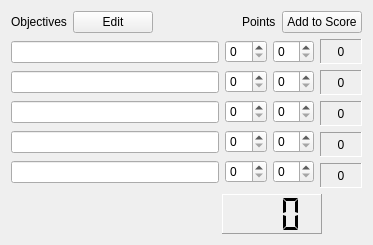
         <widget class="QWidget" name="bluepage">
          <layout class="QVBoxLayout" name="verticalLayout_5" stretch="1,5,2">
           <item>
            <layout class="QHBoxLayout" name="horizontalLayout_14">
             <item>
              <widget class="QLabel" name="label_7">
               <property name="text">
                <string>Objectives</string>
               </property>
              </widget>
             </item>
             <item>
              <widget class="QPushButton" name="editSavebtn0">
               <property name="text">
                <string>Edit</string>
               </property>
              </widget>
             </item>
             <item>
              <spacer name="horizontalSpacer_9">
               <property name="orientation">
                <enum>Qt::Horizontal</enum>
               </property>
               <property name="sizeHint" stdset="0">
                <size>
                 <width>40</width>
                 <height>20</height>
                </size>
               </property>
              </spacer>
             </item>
             <item>
              <widget class="QLabel" name="label_8">
               <property name="text">
                <string>Points</string>
               </property>
              </widget>
             </item>
             <item>
              <widget class="QPushButton" name="sendTotal0">
               <property name="text">
                <string>Add to Score</string>
               </property>
              </widget>
             </item>
            </layout>
           </item>
           <item>
            <layout class="QHBoxLayout" name="horizontalLayout_6" stretch="5,1,1,1">
             <item>
              <layout class="QVBoxLayout" name="allblueObjs" stretch="0,0,0,0,0">
               <item>
                <widget class="QLineEdit" name="obj1">
                 <property name="sizePolicy">
                  <sizepolicy hsizetype="Expanding" vsizetype="Fixed">
                   <horstretch>0</horstretch>
                   <verstretch>0</verstretch>
                  </sizepolicy>
                 </property>
                </widget>
               </item>
               <item>
                <widget class="QLineEdit" name="obj2">
                 <property name="sizePolicy">
                  <sizepolicy hsizetype="Expanding" vsizetype="Fixed">
                   <horstretch>0</horstretch>
                   <verstretch>0</verstretch>
                  </sizepolicy>
                 </property>
                </widget>
               </item>
               <item>
                <widget class="QLineEdit" name="obj3"/>
               </item>
               <item>
                <widget class="QLineEdit" name="obj4"/>
               </item>
               <item>
                <widget class="QLineEdit" name="obj5"/>
               </item>
              </layout>
             </item>
             <item>
              <layout class="QVBoxLayout" name="allBlueObjsNum">
               <item>
                <widget class="QSpinBox" name="obj1Num">
                 <property name="sizePolicy">
                  <sizepolicy hsizetype="Expanding" vsizetype="Fixed">
                   <horstretch>0</horstretch>
                   <verstretch>0</verstretch>
                  </sizepolicy>
                 </property>
                </widget>
               </item>
               <item>
                <widget class="QSpinBox" name="obj2Num">
                 <property name="sizePolicy">
                  <sizepolicy hsizetype="Expanding" vsizetype="Fixed">
                   <horstretch>0</horstretch>
                   <verstretch>0</verstretch>
                  </sizepolicy>
                 </property>
                 <property name="buttonSymbols">
                  <enum>QAbstractSpinBox::UpDownArrows</enum>
                 </property>
                </widget>
               </item>
               <item>
                <widget class="QSpinBox" name="obj3Num">
                 <property name="sizePolicy">
                  <sizepolicy hsizetype="Expanding" vsizetype="Fixed">
                   <horstretch>0</horstretch>
                   <verstretch>0</verstretch>
                  </sizepolicy>
                 </property>
                </widget>
               </item>
               <item>
                <widget class="QSpinBox" name="obj4Num">
                 <property name="sizePolicy">
                  <sizepolicy hsizetype="Expanding" vsizetype="Fixed">
                   <horstretch>0</horstretch>
                   <verstretch>0</verstretch>
                  </sizepolicy>
                 </property>
                 <property name="buttonSymbols">
                  <enum>QAbstractSpinBox::UpDownArrows</enum>
                 </property>
                </widget>
               </item>
               <item>
                <widget class="QSpinBox" name="obj5Num">
                 <property name="sizePolicy">
                  <sizepolicy hsizetype="Expanding" vsizetype="Fixed">
                   <horstretch>0</horstretch>
                   <verstretch>0</verstretch>
                  </sizepolicy>
                 </property>
                 <property name="buttonSymbols">
                  <enum>QAbstractSpinBox::UpDownArrows</enum>
                 </property>
                </widget>
               </item>
              </layout>
             </item>
             <item>
              <layout class="QVBoxLayout" name="allBlueObjsWorth">
               <item>
                <widget class="QSpinBox" name="obj1Worth">
                 <property name="sizePolicy">
                  <sizepolicy hsizetype="Expanding" vsizetype="Fixed">
                   <horstretch>0</horstretch>
                   <verstretch>0</verstretch>
                  </sizepolicy>
                 </property>
                </widget>
               </item>
               <item>
                <widget class="QSpinBox" name="obj2Worth">
                 <property name="sizePolicy">
                  <sizepolicy hsizetype="Expanding" vsizetype="Fixed">
                   <horstretch>0</horstretch>
                   <verstretch>0</verstretch>
                  </sizepolicy>
                 </property>
                </widget>
               </item>
               <item>
                <widget class="QSpinBox" name="obj3Worth">
                 <property name="sizePolicy">
                  <sizepolicy hsizetype="Expanding" vsizetype="Fixed">
                   <horstretch>0</horstretch>
                   <verstretch>0</verstretch>
                  </sizepolicy>
                 </property>
                </widget>
               </item>
               <item>
                <widget class="QSpinBox" name="obj4Worth">
                 <property name="sizePolicy">
                  <sizepolicy hsizetype="Expanding" vsizetype="Fixed">
                   <horstretch>0</horstretch>
                   <verstretch>0</verstretch>
                  </sizepolicy>
                 </property>
                </widget>
               </item>
               <item>
                <widget class="QSpinBox" name="obj5Worth">
                 <property name="sizePolicy">
                  <sizepolicy hsizetype="Expanding" vsizetype="Fixed">
                   <horstretch>0</horstretch>
                   <verstretch>0</verstretch>
                  </sizepolicy>
                 </property>
                </widget>
               </item>
              </layout>
             </item>
             <item>
              <layout class="QVBoxLayout" name="allBlueSubtotals">
               <item>
                <widget class="QLabel" name="obj1Score">
                 <property name="sizePolicy">
                  <sizepolicy hsizetype="Preferred" vsizetype="Fixed">
                   <horstretch>0</horstretch>
                   <verstretch>0</verstretch>
                  </sizepolicy>
                 </property>
                 <property name="minimumSize">
                  <size>
                   <width>0</width>
                   <height>25</height>
                  </size>
                 </property>
                 <property name="autoFillBackground">
                  <bool>true</bool>
                 </property>
                 <property name="frameShape">
                  <enum>QFrame::Panel</enum>
                 </property>
                 <property name="frameShadow">
                  <enum>QFrame::Sunken</enum>
                 </property>
                 <property name="text">
                  <string>0</string>
                 </property>
                 <property name="alignment">
                  <set>Qt::AlignCenter</set>
                 </property>
                </widget>
               </item>
               <item>
                <widget class="QLabel" name="obj2Score">
                 <property name="sizePolicy">
                  <sizepolicy hsizetype="Preferred" vsizetype="Fixed">
                   <horstretch>0</horstretch>
                   <verstretch>0</verstretch>
                  </sizepolicy>
                 </property>
                 <property name="minimumSize">
                  <size>
                   <width>0</width>
                   <height>25</height>
                  </size>
                 </property>
                 <property name="autoFillBackground">
                  <bool>true</bool>
                 </property>
                 <property name="frameShape">
                  <enum>QFrame::Panel</enum>
                 </property>
                 <property name="frameShadow">
                  <enum>QFrame::Sunken</enum>
                 </property>
                 <property name="text">
                  <string>0</string>
                 </property>
                 <property name="alignment">
                  <set>Qt::AlignCenter</set>
                 </property>
                </widget>
               </item>
               <item>
                <widget class="QLabel" name="obj3Score">
                 <property name="sizePolicy">
                  <sizepolicy hsizetype="Preferred" vsizetype="Fixed">
                   <horstretch>0</horstretch>
                   <verstretch>0</verstretch>
                  </sizepolicy>
                 </property>
                 <property name="minimumSize">
                  <size>
                   <width>0</width>
                   <height>25</height>
                  </size>
                 </property>
                 <property name="autoFillBackground">
                  <bool>true</bool>
                 </property>
                 <property name="frameShape">
                  <enum>QFrame::Panel</enum>
                 </property>
                 <property name="frameShadow">
                  <enum>QFrame::Sunken</enum>
                 </property>
                 <property name="text">
                  <string>0</string>
                 </property>
                 <property name="scaledContents">
                  <bool>false</bool>
                 </property>
                 <property name="alignment">
                  <set>Qt::AlignCenter</set>
                 </property>
                </widget>
               </item>
               <item>
                <widget class="QLabel" name="obj4Score">
                 <property name="sizePolicy">
                  <sizepolicy hsizetype="Preferred" vsizetype="Fixed">
                   <horstretch>0</horstretch>
                   <verstretch>0</verstretch>
                  </sizepolicy>
                 </property>
                 <property name="minimumSize">
                  <size>
                   <width>0</width>
                   <height>25</height>
                  </size>
                 </property>
                 <property name="autoFillBackground">
                  <bool>true</bool>
                 </property>
                 <property name="frameShape">
                  <enum>QFrame::Panel</enum>
                 </property>
                 <property name="frameShadow">
                  <enum>QFrame::Sunken</enum>
                 </property>
                 <property name="text">
                  <string>0</string>
                 </property>
                 <property name="scaledContents">
                  <bool>false</bool>
                 </property>
                 <property name="alignment">
                  <set>Qt::AlignCenter</set>
                 </property>
                </widget>
               </item>
               <item>
                <widget class="QLabel" name="obj5Score">
                 <property name="sizePolicy">
                  <sizepolicy hsizetype="Preferred" vsizetype="Fixed">
                   <horstretch>0</horstretch>
                   <verstretch>0</verstretch>
                  </sizepolicy>
                 </property>
                 <property name="minimumSize">
                  <size>
                   <width>0</width>
                   <height>25</height>
                  </size>
                 </property>
                 <property name="autoFillBackground">
                  <bool>true</bool>
                 </property>
                 <property name="frameShape">
                  <enum>QFrame::Panel</enum>
                 </property>
                 <property name="frameShadow">
                  <enum>QFrame::Sunken</enum>
                 </property>
                 <property name="text">
                  <string>0</string>
                 </property>
                 <property name="scaledContents">
                  <bool>false</bool>
                 </property>
                 <property name="alignment">
                  <set>Qt::AlignCenter</set>
                 </property>
                </widget>
               </item>
              </layout>
             </item>
            </layout>
           </item>
           <item>
            <layout class="QHBoxLayout" name="horizontalLayout_13" stretch="0,0,0">
             <item>
              <spacer name="horizontalSpacer_11">
               <property name="orientation">
                <enum>Qt::Horizontal</enum>
               </property>
               <property name="sizeType">
                <enum>QSizePolicy::Expanding</enum>
               </property>
               <property name="sizeHint" stdset="0">
                <size>
                 <width>211</width>
                 <height>20</height>
                </size>
               </property>
              </spacer>
             </item>
             <item>
              <widget class="QLCDNumber" name="totalScore0">
               <property name="sizePolicy">
                <sizepolicy hsizetype="Minimum" vsizetype="Maximum">
                 <horstretch>0</horstretch>
                 <verstretch>0</verstretch>
                </sizepolicy>
               </property>
               <property name="minimumSize">
                <size>
                 <width>100</width>
                 <height>40</height>
                </size>
               </property>
               <property name="layoutDirection">
                <enum>Qt::LeftToRight</enum>
               </property>
               <property name="autoFillBackground">
                <bool>true</bool>
               </property>
               <property name="frameShape">
                <enum>QFrame::Panel</enum>
               </property>
               <property name="frameShadow">
                <enum>QFrame::Raised</enum>
               </property>
               <property name="lineWidth">
                <number>1</number>
               </property>
               <property name="midLineWidth">
                <number>-1</number>
               </property>
               <property name="smallDecimalPoint">
                <bool>false</bool>
               </property>
               <property name="digitCount">
                <number>3</number>
               </property>
               <property name="mode">
                <enum>QLCDNumber::Dec</enum>
               </property>
               <property name="segmentStyle">
                <enum>QLCDNumber::Flat</enum>
               </property>
               <property name="value" stdset="0">
                <double>0.000000000000000</double>
               </property>
              </widget>
             </item>
             <item>
              <spacer name="horizontalSpacer_12">
               <property name="orientation">
                <enum>Qt::Horizontal</enum>
               </property>
               <property name="sizeHint" stdset="0">
                <size>
                 <width>40</width>
                 <height>20</height>
                </size>
               </property>
              </spacer>
             </item>
            </layout>
           </item>
          </layout>
         </widget>
